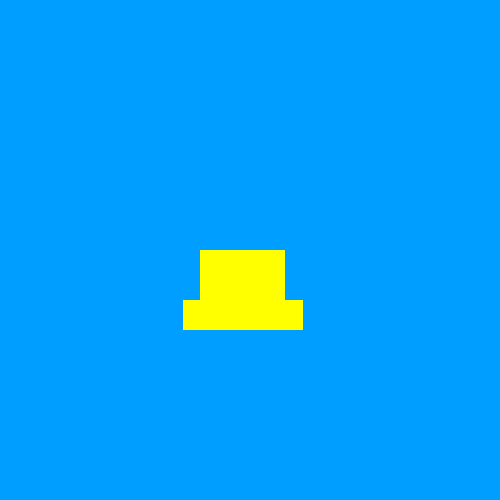
Frame 1 (no input)
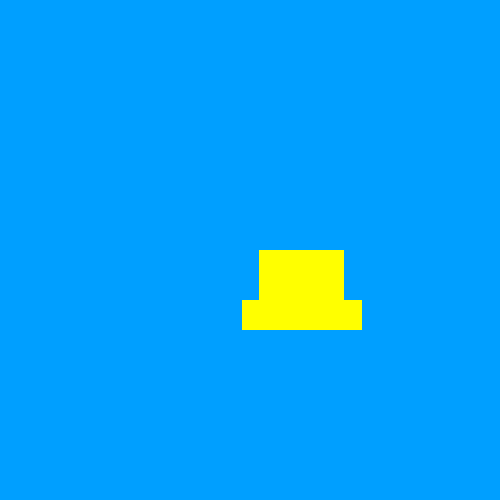
Frame 60 (the mouse pressed at the canvas centre just before this capture)
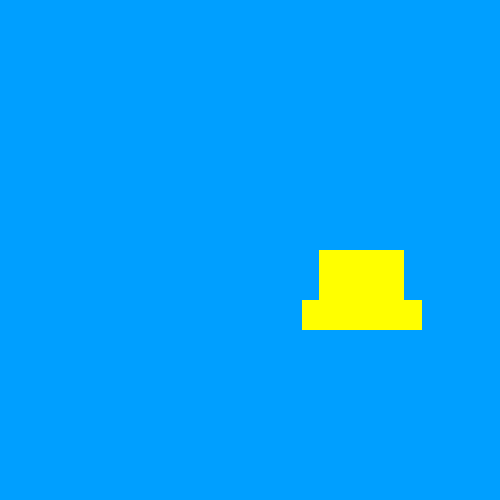
Frame 120 (the mouse held since frame 60 and released just before this capture)

The Processing sketch that drew these frames (run headless with seeded random() and noise(); from frame 60 on, the mouse is pressed at the canvas centre):

// Processing sketch: car
// ── car.pde
int x;
void setup(){
  size (500, 500);
}

void draw(){
  background(0, 159, 255);
  noStroke();

//car
fill(255, 255, 0);
rect(x+200, 250, 85, 75);
rect(x+183, 300, 120, 30);
 x++;
}
